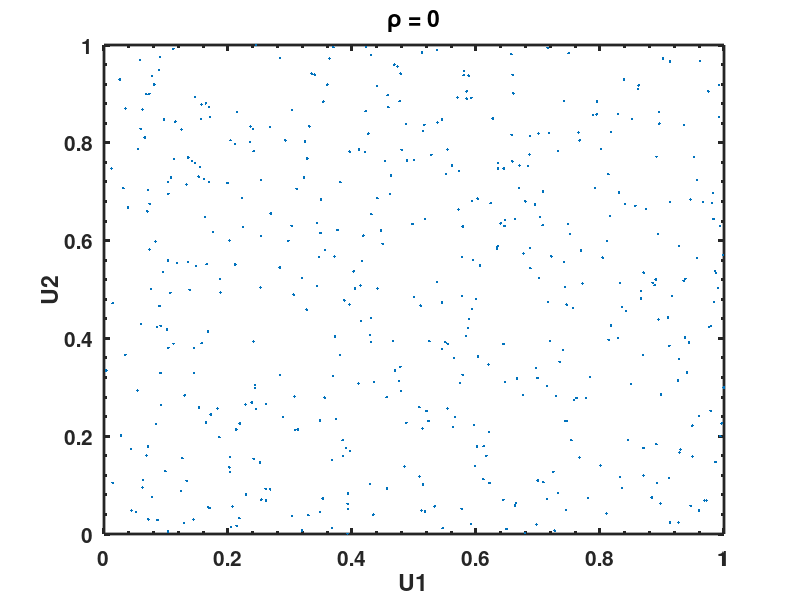

The MATLAB source for this figure: (Note: this script raises an error after producing the figure.)
clear all
close all

n = 500;


Z = mvnrnd([0 0], [1 0; 0 1], n);
U = normcdf(Z,0,1);
h=figure(1)
plot(U(:,1),U(:,2),'.');
title('\rho = 0');
xlabel('U1');
ylabel('U2');
set(gca,'linewidth',2,'fontsize',15,'fontweight','bold','plotboxaspectratiomode','auto','xminortick','on','yminortick','on','TickLength',[0.04;0.02]);
pbaspect([1 1 1])
set(gca,'box','on')
saveTightFigure(h,'GaussianCopulaDemo1.pdf')

Z = mvnrnd([0 0], [1 .5; .5 1], n);
U = normcdf(Z,0,1);
h=figure(2)
plot(U(:,1),U(:,2),'.');
title('\rho = 0.5');
xlabel('U1');
ylabel('U2');
set(gca,'linewidth',2,'fontsize',15,'fontweight','bold','plotboxaspectratiomode','auto','xminortick','on','yminortick','on','TickLength',[0.04;0.02]);
pbaspect([1 1 1])
set(gca,'box','on')
saveTightFigure(h,'GaussianCopulaDemo2.pdf')

Z = mvnrnd([0 0], [1 0.8; 0.8 1], n);
U = normcdf(Z,0,1);
h=figure(3)
plot(U(:,1),U(:,2),'.');
title('\rho = 0.8');
xlabel('U1');
ylabel('U2');
set(gca,'linewidth',2,'fontsize',15,'fontweight','bold','plotboxaspectratiomode','auto','xminortick','on','yminortick','on','TickLength',[0.04;0.02]);
pbaspect([1 1 1])
set(gca,'box','on')
saveTightFigure(h,'GaussianCopulaDemo3.pdf')

Z = mvnrnd([0 0], [1 -.8; -.8 1], n);
U = normcdf(Z,0,1);
h=figure(4)

plot(U(:,1),U(:,2),'.');
title('\rho = -0.8');
xlabel('U1');
ylabel('U2');
set(gca,'linewidth',2,'fontsize',15,'fontweight','bold','plotboxaspectratiomode','auto','xminortick','on','yminortick','on','TickLength',[0.04;0.02]);
pbaspect([1 1 1])
set(gca,'box','on')
saveTightFigure(h,'GaussianCopulaDemo4.pdf')